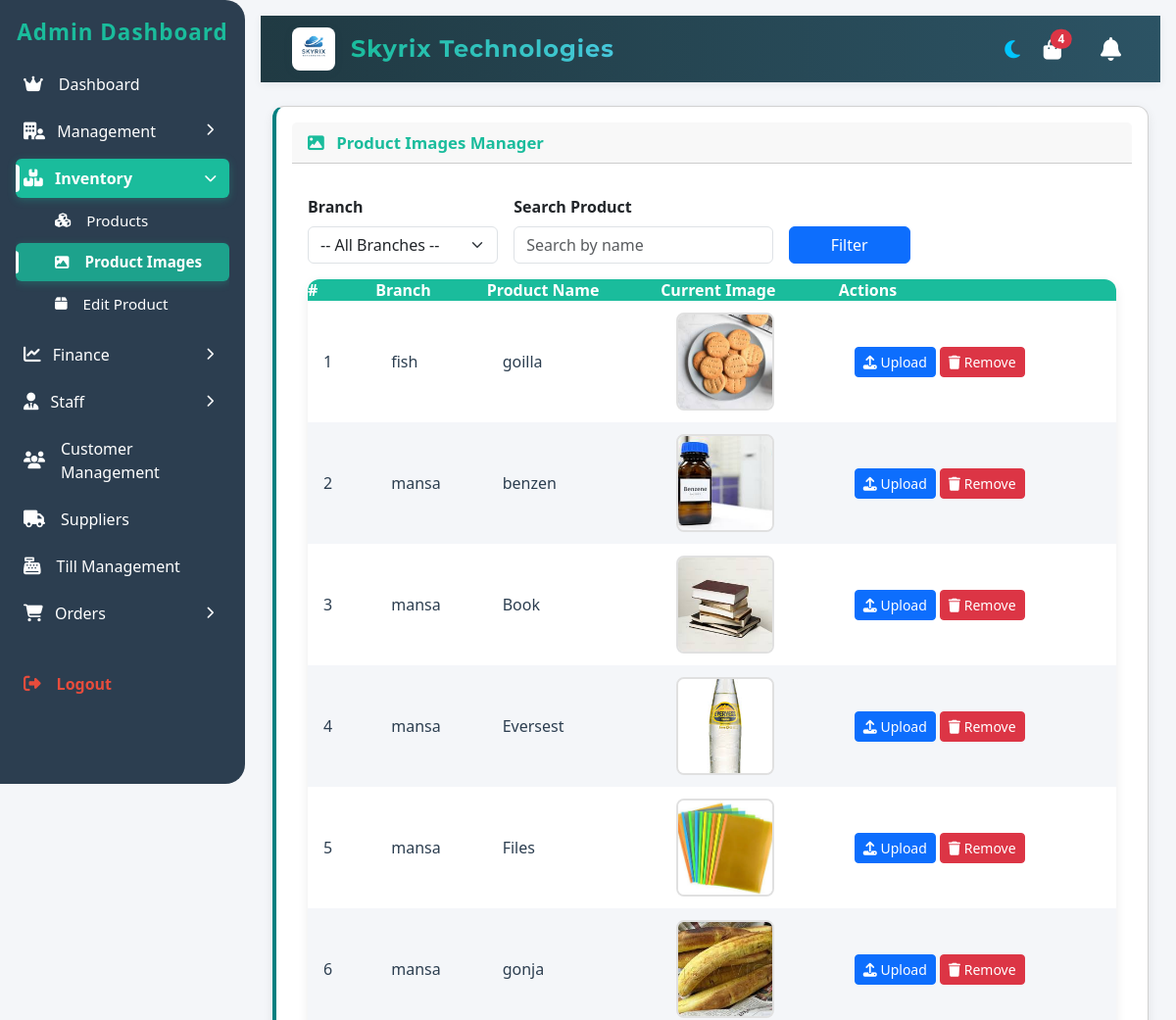
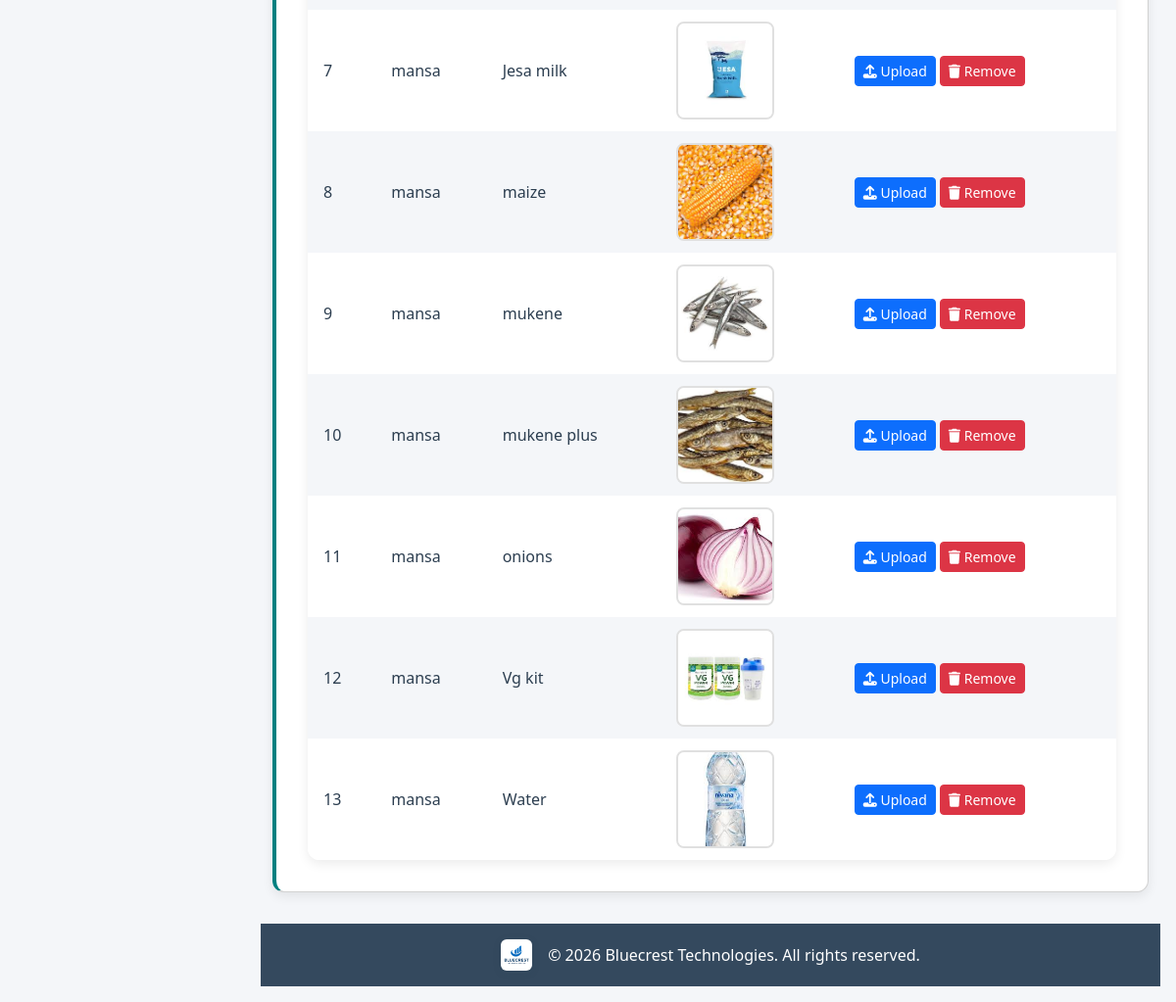
Screenshot of /pages/product_images.php (signed in) with the database file from the repository (2 pictures, top to bottom).
### tables this page shows
CREATE TABLE `products` (
  `id` int(11) NOT NULL,
  `name` varchar(255) NOT NULL,
  `barcode` varchar(100) DEFAULT NULL,
  `category` varchar(255) DEFAULT NULL,
  `buying-price` decimal(10,0) DEFAULT NULL,
  `selling-price` decimal(10,0) DEFAULT NULL,
  `stock` int(11) DEFAULT NULL,
  `branch-id` int(11) NOT NULL,
  `business_id` int(11) NOT NULL,
  `expiry_date` date DEFAULT NULL,
  `sms_sent` tinyint(1) DEFAULT 0,
  `location` varchar(20) DEFAULT 'shelf',
  `image_path` varchar(255) DEFAULT NULL,
  `visible` tinyint(1) NOT NULL DEFAULT 1
);

CREATE TABLE `branch` (
  `id` int(11) NOT NULL,
  `name` varchar(255) NOT NULL,
  `location` varchar(255) NOT NULL,
  `contact` int(11) NOT NULL,
  `branch-key` varchar(255) NOT NULL,
  `business_id` int(11) NOT NULL
);

### pages/product_images.php (the view, shortened to what this page needs)
<?php
include '../includes/db.php';
$user_role = $_SESSION['role'];
if ($user_role === 'staff') {
    include '../pages/sidebar_staff.php';
} else {
    include '../pages/sidebar.php';
}
include '../includes/header.php';
$search = trim($_GET['search'] ?? '');
$where = "";
$sql = "
    SELECT p.id, p.name, p.image_path, p.`branch-id`, b.name AS branch_name
    FROM products p
    JOIN branch b ON p.`branch-id` = b.id
    $where
    ORDER BY b.name, p.name
";
$result = $conn->query($sql);
$products = $result ? $result->fetch_all(MYSQLI_ASSOC) : [];
?>
<link rel="stylesheet" href="assets/css/product_images.css">
<div class="container-fluid mt-4">
    <div class="card mb-4" style="border-left: 4px solid teal;">
        <div class="card-header d-flex justify-content-between align-items-center title-card">
            <span><i class="fa-solid fa-image me-2"></i> Product Images Manager</span>
        </div>
        <div class="card-body">
            <form method="GET" class="row g-3 align-items-end mb-3">
                <?php if ($user_role === 'staff'): ?>
                    <div class="col-md-3">
                        <label class="form-label fw-semibold">Branch</label>
                        <input type="text" class="form-control" value="My Branch" disabled>
                    </div>
                <?php else: ?>
                    <div class="col-md-3">
                        <label class="form-label fw-semibold">Branch</label>
                        <select name="branch" class="form-select" onchange="this.form.submit()">
                            <option value="">-- All Branches --</option>
                        </select>
                    </div>
                <?php endif; ?>
                <div class="col-md-4">
                    <label class="form-label fw-semibold">Search Product</label>
                    <input type="text" name="search" class="form-control" placeholder="Search by name" value="<?= htmlspecialchars($search) ?>">
                </div>
                <div class="col-md-2">
                    <button type="submit" class="btn btn-primary w-100">Filter</button>
                </div>
            </form>
            <div class="transactions-table">
                <table>
                    <thead>
                        <tr>
                            <th>#</th>
                            <th>Branch</th>
                            <th>Product Name</th>
                            <th>Current Image</th>
                            <th>Actions</th>
                        </tr>
                    </thead>
                    <tbody>
                    <?php if ($products): ?>
                        <?php $i = 1; foreach ($products as $row): ?>
                            <tr>
                                <td><?= $i++ ?></td>
                                <td><?= htmlspecialchars($row['branch_name']) ?></td>
                                <td><?= htmlspecialchars($row['name']) ?></td>
                                <td>
                                    <?php if (!empty($row['image_path'])): ?>
                                        <img src="../<?= htmlspecialchars($row['image_path']) ?>" alt="Product" class="product-image-thumb" title="<?= htmlspecialchars($row['name']) ?>">
                                    <?php else: ?>
                                        <div class="product-image-placeholder">📷 No Image</div>
                                    <?php endif; ?>
                                </td>
                                <td>
                                    <div class="d-flex gap-1">
                                        <button
                                            type="button"
                                            class="btn btn-sm btn-primary btn-upload-image"
                                            data-id="<?= $row['id'] ?>"
                                            data-name="<?= htmlspecialchars($row['name']) ?>"
                                            title="Upload/Change Image"
                                        >
                                            <i class="fa fa-upload"></i> Upload
                                        </button>
                                        <?php if (!empty($row['image_path'])): ?>
                                        <button
                                            type="button"
                                            class="btn btn-sm btn-danger btn-delete-image"
                                            data-id="<?= $row['id'] ?>"
                                            data-name="<?= htmlspecialchars($row['name']) ?>"
                                            title="Remove Image"
                                        >
                                            <i class="fa fa-trash"></i> Remove
                                        </button>
                                        <?php endif; ?>
                                    </div>
                                </td>
                            </tr>
                        <?php endforeach; ?>
                    <?php else: ?>
                        <tr>
                            <td colspan="5" class="text-center text-muted">No products found.</td>
                        </tr>
                    <?php endif; ?>
                    </tbody>
                </table>
            </div>
        </div>
    </div>
</div>
<?php include '../includes/footer.php'; ?>

### pages/sidebar.php (shortened to what this page needs)
<?php
$role = $_SESSION['role'];
if ($role === 'admin') {
    include __DIR__ . '/sidebar_admin.php';
    return;
} elseif ($role === 'manager') {
    include __DIR__ . '/sidebar_manager.php';
    return;
} elseif ($role === 'staff') {
    include __DIR__ . '/sidebar_staff.php';
    return;
}
include __DIR__ . '/sidebar_admin.php';
return;
?>

### pages/sidebar_admin.php (shortened to what this page needs)
<link rel="stylesheet" href="assets/css/sidebar_admin.css">
<div class="sidebar">
    <div class="sidebar-title">Admin Dashboard</div>
    <ul class="sidebar-nav">
        <li><a href="../pages/admin_dashboard.php"><i class="fa-solid fa-crown"></i> Dashboard</a></li>
        <li>
            <a href="#" class="has-submenu" data-toggle="submenu" aria-expanded="false">
                <span><i class="fa-solid fa-building-user"></i> Management</span>
                <i class="fa-solid fa-chevron-right arrow"></i>
            </a>
        </li>
        <li>
            <a href="#" class="has-submenu" data-toggle="submenu" aria-expanded="false">
                <span><i class="fa-solid fa-boxes-stacked"></i> Inventory</span>
                <i class="fa-solid fa-chevron-right arrow"></i>
            </a>
            <ul class="submenu">
                <li><a href="../pages/product.php"><i class="fa-solid fa-cubes"></i> Products</a></li>
                <li><a href="../pages/product_images.php"><i class="fa-solid fa-image"></i> Product Images</a></li>
                <li><a href="../pages/edit_product.php"><i class="fa-solid fa-box"></i> Edit Product</a></li>
            </ul>
        </li>
        <li>
            <a href="#" class="has-submenu" data-toggle="submenu" aria-expanded="false">
                <span><i class="fa-solid fa-chart-line"></i> Finance</span>
                <i class="fa-solid fa-chevron-right arrow"></i>
            </a>
        </li>
        <li>
            <a href="#" class="has-submenu" data-toggle="submenu" aria-expanded="false">
                <span><i class="fa-solid fa-user-tie"></i> Staff</span>
                <i class="fa-solid fa-chevron-right arrow"></i>
            </a>
        </li>
        <li><a href="../pages/customer_management.php"><i class="fa-solid fa-users"></i> Customer Management</a></li>
        <li><a href="../pages/suppliers.php"><i class="fa-solid fa-truck"></i> Suppliers</a></li>
        <li><a href="../pages/till_management.php"><i class="fa-solid fa-cash-register"></i> Till Management</a></li>
        <li>
            <a href="#" class="has-submenu" data-toggle="submenu" aria-expanded="false">
                <span><i class="fa-solid fa-shopping-cart"></i> Orders</span>
                <i class="fa-solid fa-chevron-right arrow"></i>
            </a>
        </li>
        <li style="margin-top:2rem;">
            <a href="../auth/logout.php" class="text-danger fw-bold"><i class="fa-solid fa-right-from-bracket"></i> Logout</a>
        </li>
    </ul>
</div>
<div class="main-container">

### includes/header.php (shortened to what this page needs)
<!DOCTYPE html>
<html lang="en">
<head>
  <link href="https://cdn.jsdelivr.net/npm/bootstrap@5.3.7/dist/css/bootstrap.min.css" rel="stylesheet" />
  <link rel="stylesheet" href="https://cdn.jsdelivr.net/npm/bootstrap-icons@1.11.1/font/bootstrap-icons.css">
  <link href="https://cdnjs.cloudflare.com/ajax/libs/font-awesome/6.5.0/css/all.min.css" rel="stylesheet" />
  <link rel="stylesheet" href="../pages/assets/css/style.css" />
  <link rel="stylesheet" href="../assets/css/responsive.css" />
  <link rel="stylesheet" href="../pages/assets/css/header.css" />
</head>
<body>
<?php
$pending_orders_count = 0;
if (isset($_SESSION['user_id']) && isset($conn)) {
    $user_branch = $_SESSION['branch_id'] ?? null;
    $user_role = $_SESSION['role'] ?? null;
    if ($user_role === 'staff' && $user_branch) {
        $orders_stmt = $conn->prepare("SELECT COUNT(*) as count FROM remote_orders WHERE status = 'pending' AND branch_id = ?");
        $orders_stmt->bind_param("i", $user_branch);
    } else {
        $orders_stmt = $conn->prepare("SELECT COUNT(*) as count FROM remote_orders WHERE status = 'pending'");
    }
    $orders_stmt->execute();
    $orders_result = $orders_stmt->get_result()->fetch_assoc();
    $pending_orders_count = $orders_result['count'] ?? 0;
}
?>
<header class="main-header">
  <div class="logo-area">
    <img src="../uploads/beg1.png" alt="Logo" class="logo-img" />
    <span class="logo-text">Skyrix Technologies</span>
  </div>
  <div class="header-actions">
    <div class="theme-switch">
      <label for="themeToggle">
        <i class="fa-solid fa-moon"></i>
      </label>
    </div>
    <a href="../pages/order_notifications.php" class="position-relative me-3" style="text-decoration: none;">
      <i class="fas fa-shopping-bag text-white" style="font-size: 1.3rem;"></i>
      <?php if ($pending_orders_count > 0): ?>
        <span class="position-absolute top-0 start-100 translate-middle badge rounded-pill bg-danger">
          <?= $pending_orders_count > 99 ? '99+' : $pending_orders_count ?>
        </span>
      <?php endif; ?>
    </a>
    <div class="notification-icon position-relative">
      <a href="../pages/notification.php" class="text-white text-decoration-none">
        <i class="fa-solid fa-bell"></i>
      </a>
    </div>
  </div>
</header>
</body>
</html>

### includes/footer.php (shortened to what this page needs)
<footer class="main-footer" style="display:flex;align-items:center;justify-content:center;gap:1rem;">
  <img src="../uploads/2.png" alt="Logo" style="height:32px;width:auto;border-radius:6px;box-shadow:0 2px 8px rgba(44,62,80,0.12);background:#fff;">
  <span>&copy; <?php echo date("Y"); ?> Bluecrest Technologies. All rights reserved.</span>
</footer>
</body>
</html>

### pages/assets/css/sidebar_admin.css (style rules this page uses)
.sidebar { width: 250px; height: 100vh; background: #2c3e50; color: #fff; padding: 1rem; position: fixed; top: 0; left: 0; z-index: 10; border-top-right-radius: 12px; border-bottom-right-radius: 12px; overflow-y: auto; overflow-x: auto; scrollbar-width: thin; scrollbar-color: #1abc9c #23243a; }
.sidebar-title { text-align: center; margin-bottom: 1.5rem; font-weight: 700; font-size: 1.4rem; color: #1abc9c; letter-spacing: 1px; }
.sidebar-nav { list-style: none; padding: 0; margin: 0; }
.sidebar-nav li { margin: 0.5rem 0; }
.sidebar-nav li a { display: flex; align-items: center; padding: 0.5rem; border-radius: 6px; font-size: 1rem; color: #fff; transition: background 0.2s, color 0.2s; gap: 0.5rem; text-decoration: none; position: relative; }
.sidebar-nav li a i { margin-right: 0.5rem; font-size: 1.1rem; }
.sidebar-nav li a:hover, .sidebar-nav li a.active { background: var(--primary-color, #1abc9c); color: #fff; }
.sidebar-nav li a.active::before { content: ''; position: absolute; left: 0; top: 50%; transform: translateY(-50%); width: 4px; height: 70%; background: #fff; border-radius: 0 4px 4px 0; }
.sidebar-nav li a.active { font-weight: 600; box-shadow: 0 2px 8px rgba(26, 188, 156, 0.3); }
.sidebar-nav li a.text-danger { color: #e74c3c !important; }
.sidebar-nav li a.has-submenu { display: flex; justify-content: space-between; align-items: center; }
.sidebar-nav li a.has-submenu .arrow { transition: transform 0.3s ease; font-size: 0.8rem; }
.sidebar-nav li a.has-submenu.active .arrow, .sidebar-nav li a.has-submenu[aria-expanded="true"] .arrow { transform: rotate(90deg); }
.sidebar-nav .submenu { list-style: none; padding-left: 0; margin: 0; overflow: hidden; max-height: 0; transition: max-height 0.3s ease; }
.sidebar-nav .submenu.show { max-height: 500px; }
.sidebar-nav .submenu li { margin: 0.25rem 0; }
.sidebar-nav .submenu li a { padding-left: 2.5rem; font-size: 0.95rem; }
.sidebar-nav .submenu li a i { font-size: 0.9rem; }
.sidebar-nav .submenu li a.active { background: rgba(26, 188, 156, 0.8); font-weight: 600; }
.sidebar-nav .submenu li a.active::before { width: 3px; height: 60%; }

### pages/assets/css/style.css (style rules this page uses)
:root { --bg-color: #f4f6f9; --text-color: #2c3e50; --card-bg: #fff; --card-shadow: rgba(0,0,0,0.08); --primary-color: #1abc9c; --success-color: #2ecc71; --warning-color: #f1c40f; --danger-color: #e74c3c; --info-color: #3498db; --secondary-color: #95a5a6; }
* { box-sizing: border-box; margin: 0; padding: 0; }
body { background-color: var(--bg-color); color: var(--text-color); font-family: 'Segoe UI', Tahoma, Geneva, Verdana, sans-serif; margin: 0; padding: 0; }
a { text-decoration: none; color: inherit; }
.main-header { display: flex; justify-content: space-between; align-items: center; padding: 0.5rem 1rem; background: linear-gradient(90deg,#203a43, #2c5364); color: #fff; }
.sidebar { width: 250px; min-height: 100vh; background: #2c3e50; color: #fff; padding: 1rem; transition: width 0.3s ease; position: fixed; top: 0; left: 0; }
.sidebar-title { text-align: center; margin-bottom: 1rem; font-weight: 600; color: #1abc9c; }
.sidebar-nav { list-style: none; padding: 0; margin: 0; }
.sidebar-nav li { margin: 0.5rem 0; }
.sidebar-nav li a { display: flex; align-items: center; padding: 0.5rem; border-radius: 6px; transition: background 0.2s; }
.sidebar-nav li a i { margin-right: 0.5rem; }
.sidebar-nav li a:hover, .sidebar-nav li a.active { background: var(--primary-color); color: #fff; }
.main-container { margin-left: 250px; padding: 1rem; transition: margin-left 0.3s ease; }
.card { background: var(--card-bg); padding: 1rem; border-radius: 12px; box-shadow: 0 4px 12px var(--card-shadow); transition: transform 0.2s ease; }
.title-card, .transactions-title { color: #1abc9c;; font-weight: 600; font-size: 1.05rem; margin-bottom: 1rem; text-align: left; }
.transactions-table table { width: 100%; border-collapse: collapse; background: var(--card-bg); border-radius: 12px; overflow: hidden; box-shadow: 0 4px 12px var(--card-shadow); }
.transactions-table thead { background: var(--primary-color); color: #fff; }
.transactions-table tbody td { color: var(--text-color); padding: 0.75rem 1rem; }
.transactions-table tbody tr { background-color: #fff; transition: background 0.2s; }
.transactions-table tbody tr:nth-child(even) { background-color: #f4f6f9; }
.main-footer { padding: 1rem; text-align: center; background: #34495e; color: #fff; margin-top: 2rem; }
.notification-icon { font-size: 1.5rem; cursor: pointer; }

### rows the page displays
products: branch.name "fish", name "goilla", image_path (picture)
products: branch.name "mansa", name "benzen", image_path (picture)
products: branch.name "mansa", name "Book", image_path (picture)
products: branch.name "mansa", name "Eversest", image_path (picture)
products: branch.name "mansa", name "Files", image_path (picture)
products: branch.name "mansa", name "gonja", image_path (picture)
products: branch.name "mansa", name "Jesa milk", image_path (picture)
products: branch.name "mansa", name "maize", image_path (picture)
products: branch.name "mansa", name "mukene", image_path (picture)
products: branch.name "mansa", name "mukene plus", image_path (picture)
products: branch.name "mansa", name "onions", image_path (picture)
products: branch.name "mansa", name "Vg kit", image_path (picture)
products: branch.name "mansa", name "Water", image_path (picture)

### other values shown
$pending_orders_count "4"
